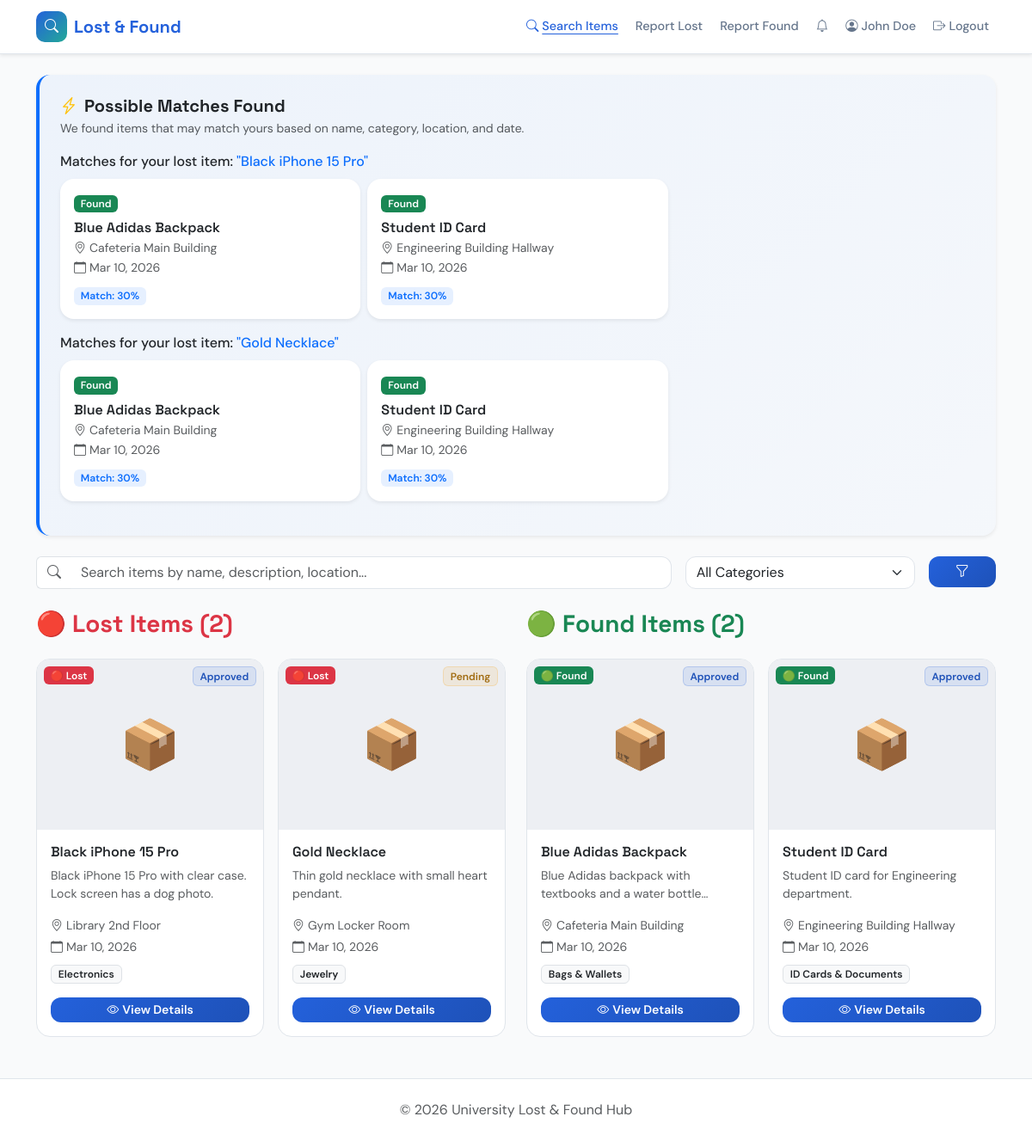
The app's page /dashboard.php (signed in) with its own data.
### tables this page shows
CREATE TABLE IF NOT EXISTS `items` (
  `id`            INT AUTO_INCREMENT PRIMARY KEY,
  `title`         VARCHAR(200) NOT NULL,
  `description`   TEXT NOT NULL,
  `category`      VARCHAR(100) DEFAULT 'Other',
  `location_name` VARCHAR(200) NOT NULL,
  `latitude`      DECIMAL(10,8) DEFAULT NULL,
  `longitude`     DECIMAL(11,8) DEFAULT NULL,
  `date`          DATE NOT NULL,
  `image`         VARCHAR(255) DEFAULT NULL,
  `type`          ENUM('lost','found') NOT NULL,
  `status`        ENUM('pending','approved','claimed','returned','rejected') DEFAULT 'pending',
  `user_id`       INT NOT NULL,
  `created_at`    TIMESTAMP DEFAULT CURRENT_TIMESTAMP,
  FOREIGN KEY (`user_id`) REFERENCES `users`(`id`) ON DELETE CASCADE
);

### config/db.php (called while the page is built, shortened)
<?php
function e($str) {
    return htmlspecialchars($str ?? '', ENT_QUOTES, 'UTF-8');
}
$BASE_URL = '/lost_found_hub';
?>

### dashboard.php (the view, shortened to what this page needs)
<?php
require_once 'config/db.php';
$search   = trim($_GET['search'] ?? '');
$sql = "SELECT * FROM items WHERE status IN ('pending','approved')";
$sql .= " ORDER BY created_at DESC";
$stmt = $conn->prepare($sql);
$stmt->execute();
$items = $stmt->get_result()->fetch_all(MYSQLI_ASSOC);
$lostItems  = array_filter($items, fn($i) => $i['type'] === 'lost');
$foundItems = array_filter($items, fn($i) => $i['type'] === 'found');
$matchGroups = [];
if (isset($_SESSION['user_id'])) {
    $myStmt = $conn->prepare("SELECT * FROM items WHERE user_id=? AND status IN ('pending','approved')");
    $myStmt->bind_param('i', $_SESSION['user_id']);
    $myStmt->execute();
    $myItems = $myStmt->get_result()->fetch_all(MYSQLI_ASSOC);
    foreach ($myItems as $myItem) {
        $opposite = $myItem['type'] === 'lost' ? 'found' : 'lost';
        $candStmt = $conn->prepare("SELECT * FROM items WHERE type=? AND status='approved' AND id!=? LIMIT 20");
        $candStmt->bind_param('si', $opposite, $myItem['id']);
        $candStmt->execute();
        $candidates = $candStmt->get_result()->fetch_all(MYSQLI_ASSOC);
        $scored = [];
        foreach ($candidates as $cand) {
            $score = 0;
            $myWords = explode(' ', strtolower($myItem['title']));
            $candWords = explode(' ', strtolower($cand['title']));
            $overlap = count(array_intersect($myWords, $candWords));
            $score += $overlap * 20;
            $dayDiff = abs(strtotime($myItem['date']) - strtotime($cand['date'])) / 86400;
            if ($dayDiff <= 7) $score += 20;
            if ($dayDiff <= 1) $score += 10;
            if ($score >= 30) {
                $cand['match_score'] = $score;
                $scored[] = $cand;
            }
        }
        usort($scored, fn($a, $b) => $b['match_score'] - $a['match_score']);
        $scored = array_slice($scored, 0, 3);
        if (count($scored) > 0) {
            $matchGroups[] = ['item' => $myItem, 'matches' => $scored];
        }
    }
}
?>
<!DOCTYPE html>
<html lang="en">
<head>
  <?php include 'includes/head.php'; ?>
</head>
<body>
<?php include 'includes/navbar.php'; ?>
<div class="container py-4">
  <?php if (!empty($matchGroups)): ?>
  <div class="card border-0 shadow-sm mb-4" style="background: linear-gradient(135deg, rgba(13,110,253,0.05), rgba(13,110,253,0.02)); border-left: 4px solid #0d6efd !important;">
    <div class="card-body p-4">
      <h5 class="font-heading fw-bold mb-1">
        <i class="bi bi-lightning-charge text-warning me-2"></i>Possible Matches Found
      </h5>
      <p class="text-muted small mb-3">We found items that may match yours based on name, category, location, and date.</p>
      <?php foreach ($matchGroups as $group): ?>
        <p class="fw-medium mb-2">
          Matches for your <?= $group['item']['type'] ?> item:
          <span class="text-primary">"<?= e($group['item']['title']) ?>"</span>
        </p>
        <div class="row g-2 mb-3">
          <?php foreach ($group['matches'] as $m): ?>
          <div class="col-sm-6 col-lg-4">
            <a href="item_details.php?id=<?= $m['id'] ?>" class="card text-decoration-none h-100 border-0 shadow-sm">
              <div class="card-body p-3">
                <span class="badge bg-<?= $m['type']==='lost'?'danger':'success' ?> mb-2"><?= ucfirst($m['type']) ?></span>
                <h6 class="fw-semibold text-dark mb-1"><?= e($m['title']) ?></h6>
                <small class="text-muted d-block"><i class="bi bi-geo-alt me-1"></i><?= e($m['location_name']) ?></small>
                <small class="text-muted"><i class="bi bi-calendar me-1"></i><?= date('M d, Y', strtotime($m['date'])) ?></small>
                <div class="mt-2"><span class="badge bg-primary bg-opacity-10 text-primary">Match: <?= $m['match_score'] ?>%</span></div>
              </div>
            </a>
          </div>
          <?php endforeach; ?>
        </div>
      <?php endforeach; ?>
    </div>
  </div>
  <?php endif; ?>
  <form method="GET" class="row g-3 mb-4">
    <div class="col-md-8">
      <div class="input-group">
        <span class="input-group-text bg-white border-end-0"><i class="bi bi-search text-muted"></i></span>
        <input type="text" name="search" id="searchInput" class="form-control border-start-0"
               placeholder="Search items by name, description, location..."
               value="<?= e($search) ?>">
      </div>
    </div>
    <div class="col-md-3">
      <select name="category" class="form-select" onchange="this.form.submit()">
        <option value="all">All Categories</option>
      </select>
    </div>
    <div class="col-md-1">
      <button type="submit" class="btn btn-primary w-100"><i class="bi bi-funnel"></i></button>
    </div>
  </form>
  <div class="row">
    <div class="col-lg-6 mb-4">
      <h3 class="font-heading fw-bold text-danger mb-4">🔴 Lost Items (<?= count($lostItems) ?>)</h3>
      <?php if (count($lostItems) === 0): ?>
        <p class="text-muted">No lost items found.</p>
      <?php else: ?>
        <div class="row g-3">
          <?php foreach ($lostItems as $item): ?>
          <div class="col-sm-6">
            <?php include 'includes/item_card.php'; ?>
          </div>
          <?php endforeach; ?>
        </div>
      <?php endif; ?>
    </div>
    <div class="col-lg-6 mb-4">
      <h3 class="font-heading fw-bold text-success mb-4">🟢 Found Items (<?= count($foundItems) ?>)</h3>
      <?php if (count($foundItems) === 0): ?>
        <p class="text-muted">No found items found.</p>
      <?php else: ?>
        <div class="row g-3">
          <?php foreach ($foundItems as $item): ?>
          <div class="col-sm-6">
            <?php include 'includes/item_card.php'; ?>
          </div>
          <?php endforeach; ?>
        </div>
      <?php endif; ?>
    </div>
  </div>
</div>
<footer class="footer py-4 mt-auto">
  <div class="container text-center"><p class="text-muted mb-0">&copy; <?= date('Y') ?> University Lost &amp; Found Hub</p></div>
</footer>
</body>
</html>

### includes/item_card.php (shortened to what this page needs)
<div class="item-card card h-100">
  <div class="card-img-wrapper position-relative">
    <?php if ($item['image']): ?>
      <img src="<?= $BASE_URL ?>/uploads/<?= e($item['image']) ?>" alt="<?= e($item['title']) ?>">
    <?php else: ?>
      <div class="card-img-placeholder"><span>📦</span></div>
    <?php endif; ?>
    <span class="badge position-absolute top-0 start-0 m-2 <?= $item['type']==='lost' ? 'bg-danger' : 'bg-success' ?>">
      <?= $item['type']==='lost' ? '🔴 Lost' : '🟢 Found' ?>
    </span>
    <span class="badge position-absolute top-0 end-0 m-2 status-<?= $item['status'] ?>">
      <?= ucfirst($item['status']) ?>
    </span>
  </div>
  <div class="card-body">
    <h6 class="card-title font-heading fw-semibold"><?= e($item['title']) ?></h6>
    <p class="card-text text-muted small line-clamp-2"><?= e($item['description']) ?></p>
    <div class="d-flex flex-column gap-1 text-muted small mb-2">
      <span><i class="bi bi-geo-alt me-1"></i><?= e($item['location_name']) ?></span>
      <span><i class="bi bi-calendar me-1"></i><?= date('M d, Y', strtotime($item['date'])) ?></span>
    </div>
    <span class="badge bg-light text-dark border small"><?= e($item['category']) ?></span>
    <a href="<?= $BASE_URL ?>/item_details.php?id=<?= $item['id'] ?>" class="btn btn-primary btn-sm w-100 mt-3">
      <i class="bi bi-eye me-1"></i>View Details
    </a>
  </div>
</div>

### assets/css/style.css (style rules this page uses)
:root { --clr-bg: hsl(210, 20%, 98%); --clr-fg: hsl(220, 25%, 10%); --clr-card: hsl(0, 0%, 100%); --clr-card-fg: hsl(220, 25%, 10%); --clr-primary: hsl(220, 72%, 50%); --clr-primary-fg: hsl(0, 0%, 100%); --clr-primary-dk: hsl(220, 72%, 42%); --clr-secondary: hsl(38, 92%, 50%); --clr-accent: hsl(172, 66%, 40%); --clr-muted: hsl(214, 20%, 94%); --clr-muted-fg: hsl(215, 16%, 47%); --clr-success: hsl(152, 60%, 40%); --clr-success-fg: hsl(0, 0%, 100%); --clr-danger: hsl(0, 72%, 51%); --clr-danger-fg: hsl(0, 0%, 100%); --clr-warning: hsl(38, 92%, 50%); --clr-border: hsl(214, 20%, 90%); --gradient-hero: linear-gradient(135deg, hsl(220,72%,50%), hsl(172,66%,40%)); --gradient-primary:linear-gradient(135deg, var(--clr-primary), var(--clr-primary-dk)); --shadow-card: 0 4px 24px -4px hsla(220,25%,10%,0.08); --shadow-elevated: 0 12px 40px -8px hsla(220,25%,10%,0.15); --font-heading: 'Space Grotesk', sans-serif; --font-body: 'DM Sans', sans-serif; --radius: 0.75rem; --radius-lg: 1rem; }
*, *::before, *::after { box-sizing: border-box; }
body { font-family: var(--font-body); background-color: var(--clr-bg); color: var(--clr-fg); margin: 0; -webkit-font-smoothing: antialiased; }
h1, h2, h3, h4, h5, h6, .font-heading { font-family: var(--font-heading); }
a { color: var(--clr-primary); text-decoration: none; }
.btn-primary { background: var(--gradient-primary); border: none; font-weight: 600; }
.btn { border-radius: var(--radius); }
.card { border-radius: var(--radius-lg); border-color: var(--clr-border); }
.form-control, .form-select { border-radius: var(--radius); border-color: var(--clr-border); }
.badge { font-weight: 600; border-radius: 6px; }
.item-card { border: 1px solid var(--clr-border); border-radius: var(--radius-lg); overflow: hidden; background: var(--clr-card); transition: transform 0.3s, box-shadow 0.3s; }
.item-card .card-img-wrapper { position: relative; aspect-ratio: 4/3; overflow: hidden; background: var(--clr-muted); }
.card-img-placeholder { width: 100%; height: 100%; display: flex; align-items: center; justify-content: center; background: var(--clr-muted); font-size: 3.5rem; }
.status-pending { background: hsla(38,92%,50%,0.1); color: hsl(38,80%,35%); border: 1px solid hsla(38,92%,50%,0.2); }
.status-approved { background: hsla(220,72%,50%,0.1); color: hsl(220,72%,42%); border: 1px solid hsla(220,72%,50%,0.2); }
.line-clamp-2 { display: -webkit-box; -webkit-line-clamp: 2; -webkit-box-orient: vertical; overflow: hidden; }
.footer { background: var(--clr-card); border-top: 1px solid var(--clr-border); }

### records on screen
items: type "lost", title "Black iPhone 15 Pro", shows "🔴 Lost", status "Approved", description "Black iPhone 15 Pro with clear case. Lock screen has a dog photo.", location_name "Library 2nd Floor", date "Mar 10, 2026", category "Electronics"
items: type "Found", title "Blue Adidas Backpack", location_name "Cafeteria Main Building", date "Mar 10, 2026", match_score "30", shows "🟢 Found", status "Approved", description "Blue Adidas backpack with textbooks and a water…", category "Bags & Wallets"
items: type "Found", title "Student ID Card", location_name "Engineering Building Hallway", date "Mar 10, 2026", match_score "30", shows "🟢 Found", status "Approved", description "Student ID card for Engineering department.", category "ID Cards & Documents"
items: type "lost", title "Gold Necklace", shows "🔴 Lost", status "Pending", description "Thin gold necklace with small heart pendant.", location_name "Gym Locker Room", date "Mar 10, 2026", category "Jewelry"

### other values on screen
$_SESSION['user_name'] "John Doe"
count($lostItems) "2"
count($foundItems) "2"
